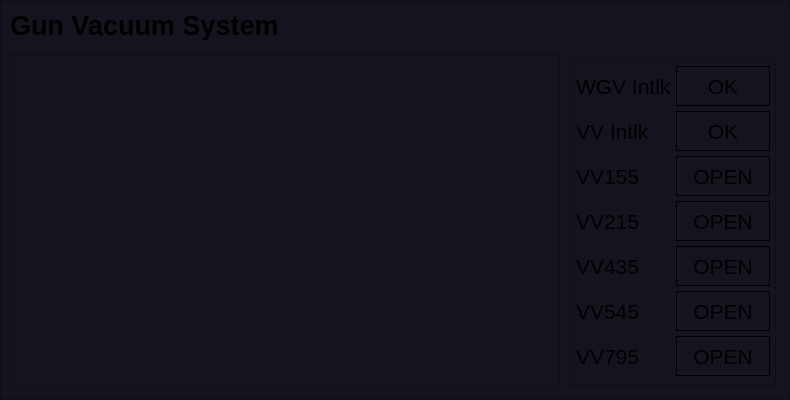
   <widget class="QFrame" name="frame_cameras_2">
    <property name="geometry">
     <rect>
      <x>810</x>
      <y>620</y>
      <width>790</width>
      <height>400</height>
     </rect>
    </property>
    <property name="styleSheet">
     <string notr="true">background-color: rgb(20,20,30);</string>
    </property>
    <property name="frameShape">
     <enum>QFrame::StyledPanel</enum>
    </property>
    <property name="frameShadow">
     <enum>QFrame::Raised</enum>
    </property>
    <widget class="QLabel" name="label_38">
     <property name="geometry">
      <rect>
       <x>10</x>
       <y>10</y>
       <width>421</width>
       <height>30</height>
      </rect>
     </property>
     <property name="maximumSize">
      <size>
       <width>16777215</width>
       <height>30</height>
      </size>
     </property>
     <property name="font">
      <font>
       <pointsize>20</pointsize>
       <weight>75</weight>
       <bold>true</bold>
      </font>
     </property>
     <property name="text">
      <string>Gun Vacuum System</string>
     </property>
     <property name="alignment">
      <set>Qt::AlignLeading|Qt::AlignLeft|Qt::AlignVCenter</set>
     </property>
    </widget>
    <widget class="PyDMDrawingLine" name="PyDMDrawingLine_2">
     <property name="geometry">
      <rect>
       <x>5</x>
       <y>40</y>
       <width>780</width>
       <height>10</height>
      </rect>
     </property>
     <property name="minimumSize">
      <size>
       <width>0</width>
       <height>10</height>
      </size>
     </property>
     <property name="maximumSize">
      <size>
       <width>16777215</width>
       <height>10</height>
      </size>
     </property>
     <property name="toolTip">
      <string/>
     </property>
     <property name="brush" stdset="0">
      <brush brushstyle="SolidPattern">
       <color alpha="255">
        <red>200</red>
        <green>200</green>
        <blue>200</blue>
       </color>
      </brush>
     </property>
     <property name="penColor" stdset="0">
      <color>
       <red>80</red>
       <green>80</green>
       <blue>80</blue>
      </color>
     </property>
     <property name="penWidth" stdset="0">
      <double>1.000000000000000</double>
     </property>
    </widget>
    <widget class="PyDMTimePlot" name="plot_gun_vac">
     <property name="geometry">
      <rect>
       <x>10</x>
       <y>55</y>
       <width>550</width>
       <height>335</height>
      </rect>
     </property>
     <property name="toolTip">
      <string/>
     </property>
     <property name="yAxes">
      <stringlist>
       <string>{&quot;name&quot;: &quot;Axis 1&quot;, &quot;orientation&quot;: &quot;right&quot;, &quot;label&quot;: &quot;Pressure (Torr)&quot;, &quot;minRange&quot;: 0.0, &quot;maxRange&quot;: 1.0, &quot;autoRange&quot;: false, &quot;logMode&quot;: true}</string>
      </stringlist>
     </property>
     <property name="showLegend">
      <bool>true</bool>
     </property>
     <property name="mouseEnabledY" stdset="0">
      <bool>true</bool>
     </property>
     <property name="curves">
      <stringlist>
       <string>{&quot;channel&quot;: &quot;VGCC:IN10:165:P&quot;, &quot;plot_style&quot;: null, &quot;name&quot;: &quot;VGCC:IN10:165:P&quot;, &quot;color&quot;: &quot;#8dd3c7&quot;, &quot;lineStyle&quot;: 1, &quot;lineWidth&quot;: 1, &quot;symbol&quot;: null, &quot;symbolSize&quot;: 10, &quot;yAxisName&quot;: &quot;Axis 1&quot;, &quot;barWidth&quot;: null, &quot;upperThreshold&quot;: null, &quot;lowerThreshold&quot;: null, &quot;thresholdColor&quot;: &quot;white&quot;}</string>
       <string>{&quot;channel&quot;: &quot;VGCC:IN10:113:P&quot;, &quot;plot_style&quot;: null, &quot;name&quot;: &quot;VGCC:IN10:113:P&quot;, &quot;color&quot;: &quot;#ffffb3&quot;, &quot;lineStyle&quot;: 1, &quot;lineWidth&quot;: 1, &quot;symbol&quot;: null, &quot;symbolSize&quot;: 10, &quot;yAxisName&quot;: &quot;Axis 1&quot;, &quot;barWidth&quot;: null, &quot;upperThreshold&quot;: null, &quot;lowerThreshold&quot;: null, &quot;thresholdColor&quot;: &quot;white&quot;}</string>
       <string>{&quot;channel&quot;: &quot;VPIO:IN10:165:PMON&quot;, &quot;plot_style&quot;: null, &quot;name&quot;: &quot;VPIO:IN10:165:PMON&quot;, &quot;color&quot;: &quot;#bebada&quot;, &quot;lineStyle&quot;: 1, &quot;lineWidth&quot;: 1, &quot;symbol&quot;: null, &quot;symbolSize&quot;: 10, &quot;yAxisName&quot;: &quot;Axis 1&quot;, &quot;barWidth&quot;: null, &quot;upperThreshold&quot;: null, &quot;lowerThreshold&quot;: null, &quot;thresholdColor&quot;: &quot;white&quot;}</string>
       <string>{&quot;channel&quot;: &quot;VPIO:IN10:113:PMON&quot;, &quot;plot_style&quot;: null, &quot;name&quot;: &quot;VPIO:IN10:113:PMON&quot;, &quot;color&quot;: &quot;#fb8072&quot;, &quot;lineStyle&quot;: 1, &quot;lineWidth&quot;: 1, &quot;symbol&quot;: null, &quot;symbolSize&quot;: 10, &quot;yAxisName&quot;: &quot;Axis 1&quot;, &quot;barWidth&quot;: null, &quot;upperThreshold&quot;: null, &quot;lowerThreshold&quot;: null, &quot;thresholdColor&quot;: &quot;white&quot;}</string>
       <string>{&quot;channel&quot;: &quot;VPIO:IN10:111:PMON&quot;, &quot;plot_style&quot;: null, &quot;name&quot;: &quot;VPIO:IN10:111:PMON&quot;, &quot;color&quot;: &quot;#80b1d3&quot;, &quot;lineStyle&quot;: 1, &quot;lineWidth&quot;: 1, &quot;symbol&quot;: null, &quot;symbolSize&quot;: 10, &quot;yAxisName&quot;: &quot;Axis 1&quot;, &quot;barWidth&quot;: null, &quot;upperThreshold&quot;: null, &quot;lowerThreshold&quot;: null, &quot;thresholdColor&quot;: &quot;white&quot;}</string>
      </stringlist>
     </property>
     <property name="updateMode" stdset="0">
      <enum>PyDMTimePlot::AtFixedRate</enum>
     </property>
     <property name="timeSpan">
      <double>1800.000000000000000</double>
     </property>
     <property name="autoRangeY">
      <bool>true</bool>
     </property>
     <property name="maxYRange">
      <double>1.000000000000000</double>
     </property>
    </widget>
    <widget class="QFrame" name="frame_3">
     <property name="geometry">
      <rect>
       <x>570</x>
       <y>60</y>
       <width>206</width>
       <height>325</height>
      </rect>
     </property>
     <property name="frameShape">
      <enum>QFrame::StyledPanel</enum>
     </property>
     <property name="frameShadow">
      <enum>QFrame::Raised</enum>
     </property>
     <layout class="QGridLayout" name="gridLayout">
      <property name="leftMargin">
       <number>5</number>
      </property>
      <property name="topMargin">
       <number>5</number>
      </property>
      <property name="rightMargin">
       <number>5</number>
      </property>
      <property name="bottomMargin">
       <number>5</number>
      </property>
      <property name="spacing">
       <number>5</number>
      </property>
      <item row="1" column="1">
       <widget class="PyDMLabel" name="pwr_gun_7">
        <property name="maximumSize">
         <size>
          <width>110</width>
          <height>40</height>
         </size>
        </property>
        <property name="font">
         <font>
          <pointsize>16</pointsize>
         </font>
        </property>
        <property name="toolTip">
         <string/>
        </property>
        <property name="styleSheet">
         <string notr="true">PyDMLabel {
  border-radius: 2px;
}
PyDMLabel[alarmSensitiveBorder=&quot;true&quot;][alarmSeverity=&quot;0&quot;] {
  background-color: rgb(0,0,10);
  color: rgb(0,255,0);
}

PyDMLabel[alarmSensitiveBorder=&quot;true&quot;][alarmSeverity=&quot;1&quot;] {
  background-color: rgb(0,0,10);
  color: rgb(255,255,0);
}

PyDMLabel[alarmSensitiveBorder=&quot;true&quot;][alarmSeverity=&quot;2&quot;] {
  background-color: rgb(255,0,0);
  color: rgb(255,255,255);
}

PyDMLabel[alarmSensitiveBorder=&quot;true&quot;][alarmSeverity=&quot;3&quot;] {
  background-color: rgb(192,0,255);
  color: rgb(255,255,0);
}

PyDMLabel[alarmSensitiveBorder=&quot;true&quot;][alarmSeverity=&quot;4&quot;] {
  color: rgb(218,218,218);
  background-color: rgb(25,25,25);
}</string>
        </property>
        <property name="frameShape">
         <enum>QFrame::Box</enum>
        </property>
        <property name="frameShadow">
         <enum>QFrame::Plain</enum>
        </property>
        <property name="text">
         <string>OK</string>
        </property>
        <property name="alignment">
         <set>Qt::AlignCenter</set>
        </property>
        <property name="precision" stdset="0">
         <number>1</number>
        </property>
        <property name="showUnits" stdset="0">
         <bool>true</bool>
        </property>
        <property name="precisionFromPV" stdset="0">
         <bool>false</bool>
        </property>
        <property name="alarmSensitiveContent" stdset="0">
         <bool>false</bool>
        </property>
        <property name="alarmSensitiveBorder" stdset="0">
         <bool>true</bool>
        </property>
        <property name="PyDMToolTip" stdset="0">
         <string/>
        </property>
        <property name="channel" stdset="0">
         <string>MKSU:LI10:21:WGVACSUM</string>
        </property>
        <property name="enableRichText" stdset="0">
         <bool>false</bool>
        </property>
       </widget>
      </item>
      <item row="6" column="1">
       <widget class="PyDMLabel" name="pwr_gun_5">
        <property name="maximumSize">
         <size>
          <width>110</width>
          <height>40</height>
         </size>
        </property>
        <property name="font">
         <font>
          <pointsize>16</pointsize>
         </font>
        </property>
        <property name="toolTip">
         <string/>
        </property>
        <property name="styleSheet">
         <string notr="true">PyDMLabel {
  border-radius: 2px;
}
PyDMLabel[alarmSensitiveBorder=&quot;true&quot;][alarmSeverity=&quot;0&quot;] {
  background-color: rgb(0,0,10);
  color: rgb(0,255,0);
}

PyDMLabel[alarmSensitiveBorder=&quot;true&quot;][alarmSeverity=&quot;1&quot;] {
  background-color: rgb(0,0,10);
  color: rgb(255,255,0);
}

PyDMLabel[alarmSensitiveBorder=&quot;true&quot;][alarmSeverity=&quot;2&quot;] {
  background-color: rgb(255,0,0);
  color: rgb(255,255,255);
}

PyDMLabel[alarmSensitiveBorder=&quot;true&quot;][alarmSeverity=&quot;3&quot;] {
  background-color: rgb(192,0,255);
  color: rgb(255,255,0);
}

PyDMLabel[alarmSensitiveBorder=&quot;true&quot;][alarmSeverity=&quot;4&quot;] {
  color: rgb(218,218,218);
  background-color: rgb(25,25,25);
}</string>
        </property>
        <property name="frameShape">
         <enum>QFrame::Box</enum>
        </property>
        <property name="frameShadow">
         <enum>QFrame::Plain</enum>
        </property>
        <property name="text">
         <string>OPEN</string>
        </property>
        <property name="alignment">
         <set>Qt::AlignCenter</set>
        </property>
        <property name="precision" stdset="0">
         <number>1</number>
        </property>
        <property name="showUnits" stdset="0">
         <bool>true</bool>
        </property>
        <property name="precisionFromPV" stdset="0">
         <bool>false</bool>
        </property>
        <property name="alarmSensitiveContent" stdset="0">
         <bool>false</bool>
        </property>
        <property name="alarmSensitiveBorder" stdset="0">
         <bool>true</bool>
        </property>
        <property name="PyDMToolTip" stdset="0">
         <string/>
        </property>
        <property name="channel" stdset="0">
         <string>VVPG:IN10:795:POSITION</string>
        </property>
        <property name="enableRichText" stdset="0">
         <bool>false</bool>
        </property>
       </widget>
      </item>
      <item row="3" column="1">
       <widget class="PyDMLabel" name="pwr_gun_2">
        <property name="maximumSize">
         <size>
          <width>110</width>
          <height>40</height>
         </size>
        </property>
        <property name="font">
         <font>
          <pointsize>16</pointsize>
         </font>
        </property>
        <property name="toolTip">
         <string/>
        </property>
        <property name="styleSheet">
         <string notr="true">PyDMLabel {
  border-radius: 2px;
}
PyDMLabel[alarmSensitiveBorder=&quot;true&quot;][alarmSeverity=&quot;0&quot;] {
  background-color: rgb(0,0,10);
  color: rgb(0,255,0);
}

PyDMLabel[alarmSensitiveBorder=&quot;true&quot;][alarmSeverity=&quot;1&quot;] {
  background-color: rgb(0,0,10);
  color: rgb(255,255,0);
}

PyDMLabel[alarmSensitiveBorder=&quot;true&quot;][alarmSeverity=&quot;2&quot;] {
  background-color: rgb(255,0,0);
  color: rgb(255,255,255);
}

PyDMLabel[alarmSensitiveBorder=&quot;true&quot;][alarmSeverity=&quot;3&quot;] {
  background-color: rgb(192,0,255);
  color: rgb(255,255,0);
}

PyDMLabel[alarmSensitiveBorder=&quot;true&quot;][alarmSeverity=&quot;4&quot;] {
  color: rgb(218,218,218);
  background-color: rgb(25,25,25);
}</string>
        </property>
        <property name="frameShape">
         <enum>QFrame::Box</enum>
        </property>
        <property name="frameShadow">
         <enum>QFrame::Plain</enum>
        </property>
        <property name="text">
         <string>OPEN</string>
        </property>
        <property name="alignment">
         <set>Qt::AlignCenter</set>
        </property>
        <property name="precision" stdset="0">
         <number>1</number>
        </property>
        <property name="showUnits" stdset="0">
         <bool>true</bool>
        </property>
        <property name="precisionFromPV" stdset="0">
         <bool>false</bool>
        </property>
        <property name="alarmSensitiveContent" stdset="0">
         <bool>false</bool>
        </property>
        <property name="alarmSensitiveBorder" stdset="0">
         <bool>true</bool>
        </property>
        <property name="PyDMToolTip" stdset="0">
         <string/>
        </property>
        <property name="channel" stdset="0">
         <string>VVPG:IN10:215:POSITION</string>
        </property>
        <property name="enableRichText" stdset="0">
         <bool>false</bool>
        </property>
       </widget>
      </item>
      <item row="6" column="0">
       <widget class="QLabel" name="label_50">
        <property name="font">
         <font>
          <pointsize>16</pointsize>
          <weight>50</weight>
          <bold>false</bold>
         </font>
        </property>
        <property name="text">
         <string>VV795</string>
        </property>
        <property name="alignment">
         <set>Qt::AlignLeading|Qt::AlignLeft|Qt::AlignVCenter</set>
        </property>
       </widget>
      </item>
      <item row="4" column="1">
       <widget class="PyDMLabel" name="pwr_gun_3">
        <property name="maximumSize">
         <size>
          <width>110</width>
          <height>40</height>
         </size>
        </property>
        <property name="font">
         <font>
          <pointsize>16</pointsize>
         </font>
        </property>
        <property name="toolTip">
         <string/>
        </property>
        <property name="styleSheet">
         <string notr="true">PyDMLabel {
  border-radius: 2px;
}
PyDMLabel[alarmSensitiveBorder=&quot;true&quot;][alarmSeverity=&quot;0&quot;] {
  background-color: rgb(0,0,10);
  color: rgb(0,255,0);
}

PyDMLabel[alarmSensitiveBorder=&quot;true&quot;][alarmSeverity=&quot;1&quot;] {
  background-color: rgb(0,0,10);
  color: rgb(255,255,0);
}

PyDMLabel[alarmSensitiveBorder=&quot;true&quot;][alarmSeverity=&quot;2&quot;] {
  background-color: rgb(255,0,0);
  color: rgb(255,255,255);
}

PyDMLabel[alarmSensitiveBorder=&quot;true&quot;][alarmSeverity=&quot;3&quot;] {
  background-color: rgb(192,0,255);
  color: rgb(255,255,0);
}

PyDMLabel[alarmSensitiveBorder=&quot;true&quot;][alarmSeverity=&quot;4&quot;] {
  color: rgb(218,218,218);
  background-color: rgb(25,25,25);
}</string>
        </property>
        <property name="frameShape">
         <enum>QFrame::Box</enum>
        </property>
        <property name="frameShadow">
         <enum>QFrame::Plain</enum>
        </property>
        <property name="text">
         <string>OPEN</string>
        </property>
        <property name="alignment">
         <set>Qt::AlignCenter</set>
        </property>
        <property name="precision" stdset="0">
         <number>1</number>
        </property>
        <property name="showUnits" stdset="0">
         <bool>true</bool>
        </property>
        <property name="precisionFromPV" stdset="0">
         <bool>false</bool>
        </property>
        <property name="alarmSensitiveContent" stdset="0">
         <bool>false</bool>
        </property>
        <property name="alarmSensitiveBorder" stdset="0">
         <bool>true</bool>
        </property>
        <property name="PyDMToolTip" stdset="0">
         <string/>
        </property>
        <property name="channel" stdset="0">
         <string>VVPG:IN10:435:POSITION</string>
        </property>
        <property name="enableRichText" stdset="0">
         <bool>false</bool>
        </property>
       </widget>
      </item>
      <item row="2" column="0">
       <widget class="QLabel" name="label_46">
        <property name="font">
         <font>
          <pointsize>16</pointsize>
          <weight>50</weight>
          <bold>false</bold>
         </font>
        </property>
        <property name="text">
         <string>VV155</string>
        </property>
        <property name="alignment">
         <set>Qt::AlignLeading|Qt::AlignLeft|Qt::AlignVCenter</set>
        </property>
       </widget>
      </item>
      <item row="5" column="1">
       <widget class="PyDMLabel" name="pwr_gun_4">
        <property name="maximumSize">
         <size>
          <width>110</width>
          <height>40</height>
         </size>
        </property>
        <property name="font">
         <font>
          <pointsize>16</pointsize>
         </font>
        </property>
        <property name="toolTip">
         <string/>
        </property>
        <property name="styleSheet">
         <string notr="true">PyDMLabel {
  border-radius: 2px;
}
PyDMLabel[alarmSensitiveBorder=&quot;true&quot;][alarmSeverity=&quot;0&quot;] {
  background-color: rgb(0,0,10);
  color: rgb(0,255,0);
}

PyDMLabel[alarmSensitiveBorder=&quot;true&quot;][alarmSeverity=&quot;1&quot;] {
  background-color: rgb(0,0,10);
  color: rgb(255,255,0);
}

PyDMLabel[alarmSensitiveBorder=&quot;true&quot;][alarmSeverity=&quot;2&quot;] {
  background-color: rgb(255,0,0);
  color: rgb(255,255,255);
}

PyDMLabel[alarmSensitiveBorder=&quot;true&quot;][alarmSeverity=&quot;3&quot;] {
  background-color: rgb(192,0,255);
  color: rgb(255,255,0);
}

PyDMLabel[alarmSensitiveBorder=&quot;true&quot;][alarmSeverity=&quot;4&quot;] {
  color: rgb(218,218,218);
  background-color: rgb(25,25,25);
}</string>
        </property>
        <property name="frameShape">
         <enum>QFrame::Box</enum>
        </property>
        <property name="frameShadow">
         <enum>QFrame::Plain</enum>
        </property>
        <property name="text">
         <string>OPEN</string>
        </property>
        <property name="alignment">
         <set>Qt::AlignCenter</set>
        </property>
        <property name="precision" stdset="0">
         <number>1</number>
        </property>
        <property name="showUnits" stdset="0">
         <bool>true</bool>
        </property>
        <property name="precisionFromPV" stdset="0">
         <bool>false</bool>
        </property>
        <property name="alarmSensitiveContent" stdset="0">
         <bool>false</bool>
        </property>
        <property name="alarmSensitiveBorder" stdset="0">
         <bool>true</bool>
        </property>
        <property name="PyDMToolTip" stdset="0">
         <string/>
        </property>
        <property name="channel" stdset="0">
         <string>VVPG:IN10:545:POSITION</string>
        </property>
        <property name="enableRichText" stdset="0">
         <bool>false</bool>
        </property>
       </widget>
      </item>
      <item row="3" column="0">
       <widget class="QLabel" name="label_47">
        <property name="font">
         <font>
          <pointsize>16</pointsize>
          <weight>50</weight>
          <bold>false</bold>
         </font>
        </property>
        <property name="text">
         <string>VV215</string>
        </property>
        <property name="alignment">
         <set>Qt::AlignLeading|Qt::AlignLeft|Qt::AlignVCenter</set>
        </property>
       </widget>
      </item>
      <item row="2" column="1">
       <widget class="PyDMLabel" name="pwr_gun">
        <property name="maximumSize">
         <size>
          <width>110</width>
          <height>40</height>
         </size>
        </property>
        <property name="font">
         <font>
          <pointsize>16</pointsize>
         </font>
        </property>
        <property name="toolTip">
         <string/>
        </property>
        <property name="styleSheet">
         <string notr="true">PyDMLabel {
  border-radius: 2px;
}
PyDMLabel[alarmSensitiveBorder=&quot;true&quot;][alarmSeverity=&quot;0&quot;] {
  background-color: rgb(0,0,10);
  color: rgb(0,255,0);
}

PyDMLabel[alarmSensitiveBorder=&quot;true&quot;][alarmSeverity=&quot;1&quot;] {
  background-color: rgb(0,0,10);
  color: rgb(255,255,0);
}

PyDMLabel[alarmSensitiveBorder=&quot;true&quot;][alarmSeverity=&quot;2&quot;] {
  background-color: rgb(255,0,0);
  color: rgb(255,255,255);
}

PyDMLabel[alarmSensitiveBorder=&quot;true&quot;][alarmSeverity=&quot;3&quot;] {
  background-color: rgb(192,0,255);
  color: rgb(255,255,0);
}

PyDMLabel[alarmSensitiveBorder=&quot;true&quot;][alarmSeverity=&quot;4&quot;] {
  color: rgb(218,218,218);
  background-color: rgb(25,25,25);
}</string>
        </property>
        <property name="frameShape">
         <enum>QFrame::Box</enum>
        </property>
        <property name="frameShadow">
         <enum>QFrame::Plain</enum>
        </property>
        <property name="text">
         <string>OPEN</string>
        </property>
        <property name="alignment">
         <set>Qt::AlignCenter</set>
        </property>
        <property name="precision" stdset="0">
         <number>1</number>
        </property>
        <property name="showUnits" stdset="0">
         <bool>true</bool>
        </property>
        <property name="precisionFromPV" stdset="0">
         <bool>false</bool>
        </property>
        <property name="alarmSensitiveContent" stdset="0">
         <bool>false</bool>
        </property>
        <property name="alarmSensitiveBorder" stdset="0">
         <bool>true</bool>
        </property>
        <property name="PyDMToolTip" stdset="0">
         <string/>
        </property>
        <property name="channel" stdset="0">
         <string>VVPG:IN10:155:POSITION</string>
        </property>
        <property name="enableRichText" stdset="0">
         <bool>false</bool>
        </property>
       </widget>
      </item>
      <item row="5" column="0">
       <widget class="QLabel" name="label_49">
        <property name="font">
         <font>
          <pointsize>16</pointsize>
          <weight>50</weight>
          <bold>false</bold>
         </font>
        </property>
        <property name="text">
         <string>VV545</string>
        </property>
        <property name="alignment">
         <set>Qt::AlignLeading|Qt::AlignLeft|Qt::AlignVCenter</set>
        </property>
       </widget>
      </item>
      <item row="4" column="0">
       <widget class="QLabel" name="label_48">
        <property name="font">
         <font>
          <pointsize>16</pointsize>
          <weight>50</weight>
          <bold>false</bold>
         </font>
        </property>
        <property name="text">
         <string>VV435</string>
        </property>
        <property name="alignment">
         <set>Qt::AlignLeading|Qt::AlignLeft|Qt::AlignVCenter</set>
        </property>
       </widget>
      </item>
      <item row="0" column="1">
       <widget class="PyDMLabel" name="pwr_gun_6">
        <property name="maximumSize">
         <size>
          <width>110</width>
          <height>40</height>
         </size>
        </property>
        <property name="font">
         <font>
          <pointsize>16</pointsize>
         </font>
        </property>
        <property name="toolTip">
         <string/>
        </property>
        <property name="styleSheet">
         <string notr="true">PyDMLabel {
  border-radius: 2px;
}
PyDMLabel[alarmSensitiveBorder=&quot;true&quot;][alarmSeverity=&quot;0&quot;] {
  background-color: rgb(0,0,10);
  color: rgb(0,255,0);
}

PyDMLabel[alarmSensitiveBorder=&quot;true&quot;][alarmSeverity=&quot;1&quot;] {
  background-color: rgb(0,0,10);
  color: rgb(255,255,0);
}

PyDMLabel[alarmSensitiveBorder=&quot;true&quot;][alarmSeverity=&quot;2&quot;] {
  background-color: rgb(255,0,0);
  color: rgb(255,255,255);
}

PyDMLabel[alarmSensitiveBorder=&quot;true&quot;][alarmSeverity=&quot;3&quot;] {
  background-color: rgb(192,0,255);
  color: rgb(255,255,0);
}

PyDMLabel[alarmSensitiveBorder=&quot;true&quot;][alarmSeverity=&quot;4&quot;] {
  color: rgb(218,218,218);
  background-color: rgb(25,25,25);
}</string>
        </property>
        <property name="frameShape">
         <enum>QFrame::Box</enum>
        </property>
        <property name="frameShadow">
         <enum>QFrame::Plain</enum>
        </property>
        <property name="text">
         <string>OK</string>
        </property>
        <property name="alignment">
         <set>Qt::AlignCenter</set>
        </property>
        <property name="precision" stdset="0">
         <number>1</number>
        </property>
        <property name="showUnits" stdset="0">
         <bool>true</bool>
        </property>
        <property name="precisionFromPV" stdset="0">
         <bool>false</bool>
        </property>
        <property name="alarmSensitiveContent" stdset="0">
         <bool>false</bool>
        </property>
        <property name="alarmSensitiveBorder" stdset="0">
         <bool>true</bool>
        </property>
        <property name="PyDMToolTip" stdset="0">
         <string/>
        </property>
        <property name="channel" stdset="0">
         <string>PLC:IN10:VA01:VVINTLKSUM</string>
        </property>
        <property name="enableRichText" stdset="0">
         <bool>false</bool>
        </property>
       </widget>
      </item>
      <item row="0" column="0">
       <widget class="QLabel" name="label_51">
        <property name="font">
         <font>
          <pointsize>16</pointsize>
          <weight>50</weight>
          <bold>false</bold>
         </font>
        </property>
        <property name="text">
         <string>WGV Intlk</string>
        </property>
        <property name="alignment">
         <set>Qt::AlignLeading|Qt::AlignLeft|Qt::AlignVCenter</set>
        </property>
       </widget>
      </item>
      <item row="1" column="0">
       <widget class="QLabel" name="label_52">
        <property name="font">
         <font>
          <pointsize>16</pointsize>
          <weight>50</weight>
          <bold>false</bold>
         </font>
        </property>
        <property name="text">
         <string>VV Intlk</string>
        </property>
        <property name="alignment">
         <set>Qt::AlignLeading|Qt::AlignLeft|Qt::AlignVCenter</set>
        </property>
       </widget>
      </item>
     </layout>
    </widget>
   </widget>
